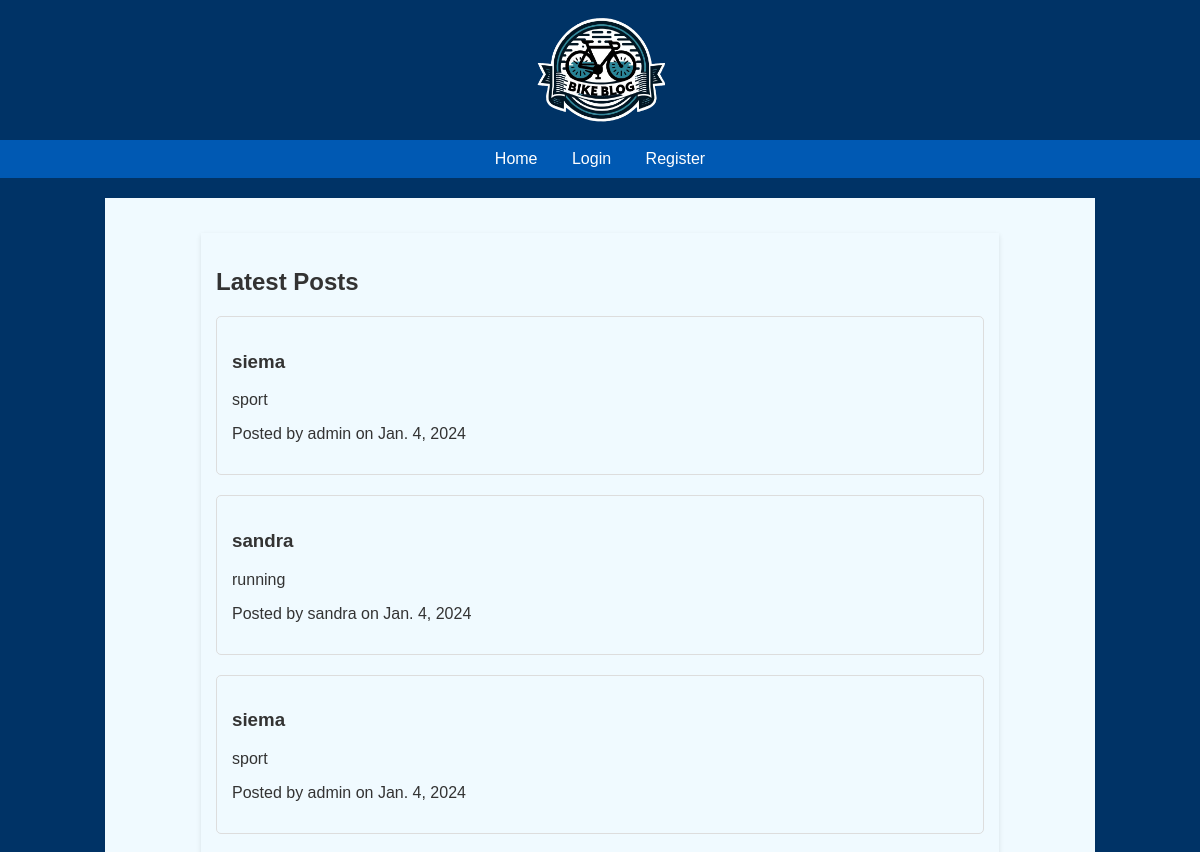
The app's page / (upper part), older data.
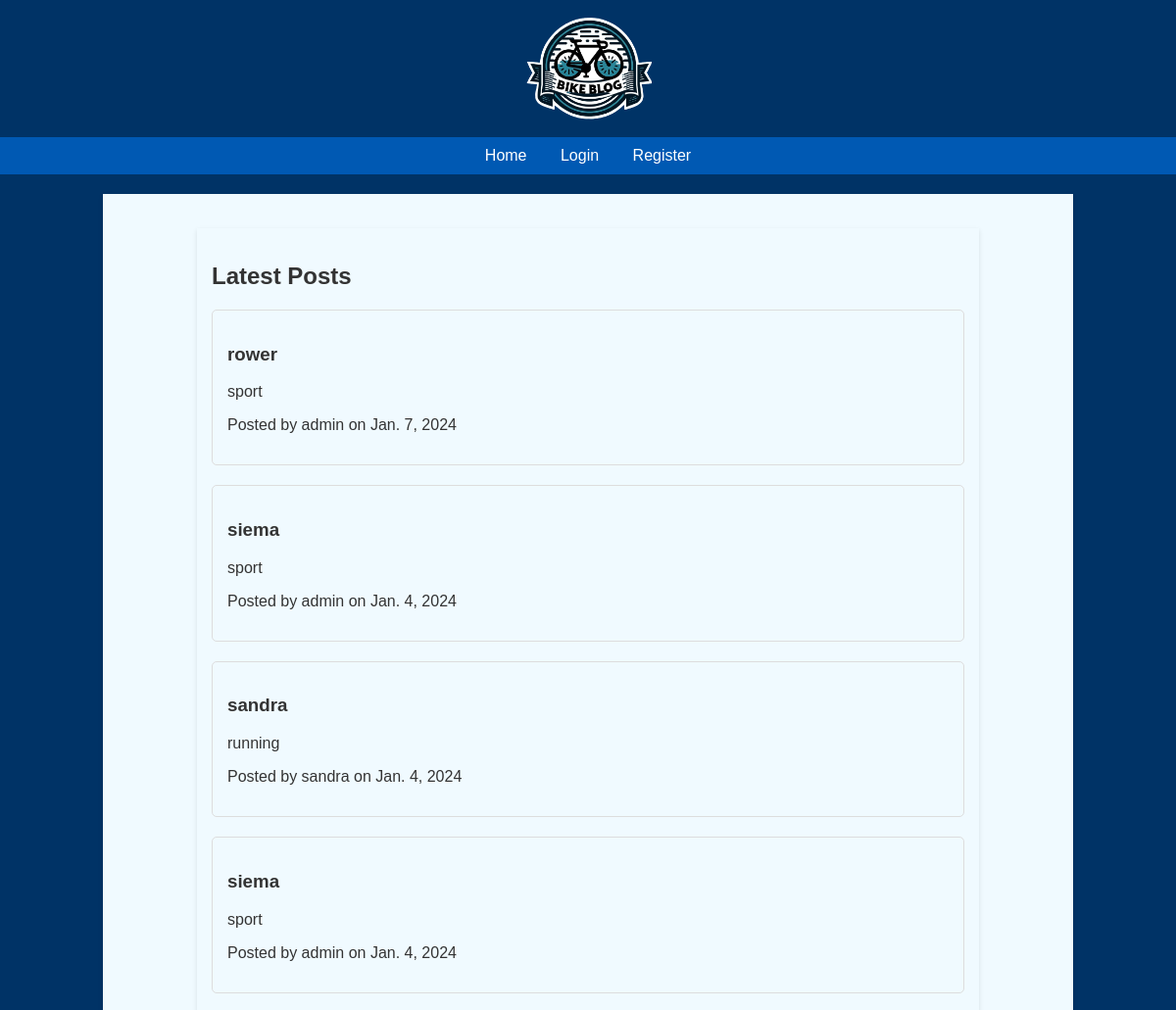
The same page, newer data.
### theblog/models.py (models this page shows, shortened)
class Post(models.Model):
    title = models.CharField(max_length=255)
    title_tag = models.CharField(max_length=255)
    author = models.ForeignKey(User, on_delete=models.CASCADE)
    body = models.TextField()
    post_date = models.DateField(auto_now_add=True)
    category = models.CharField(max_length=255, default='uncategorized')
    image = models.ImageField(null=True, blank=True, upload_to='images/')

### theblog/views.py (the view)
# urls.py: path('', HomeView.as_view(), name = "home"),
class HomeView(ListView):
    model = Post
    template_name = 'home.html'
    ordering = ['-post_date']

### theblog/templates/home.html (shortened to what this page needs)
{% extends 'base.html' %}
{% block content %}
<div class="container">
    <h2>Latest Posts</h2>
    {% for post in object_list %}
        <div class="post">
            <h3><a href="{% url 'article-detail' post.id %}">{{ post.title }}</a></h3>
            <p><a href="{% url 'category' post.category%}">{{ post.category }}</a></p>
            <p>Posted by {{ post.author }} on {{ post.post_date }}</p>
        </div>
    {% empty %}
        <p>No posts available.</p>
    {% endfor %}
</div>
{% endblock %}

Row changes from the older to the newer data that the page shows:
added Post: title "rower", category "sport", author "admin", post_date "Jan. 7, 2024"
